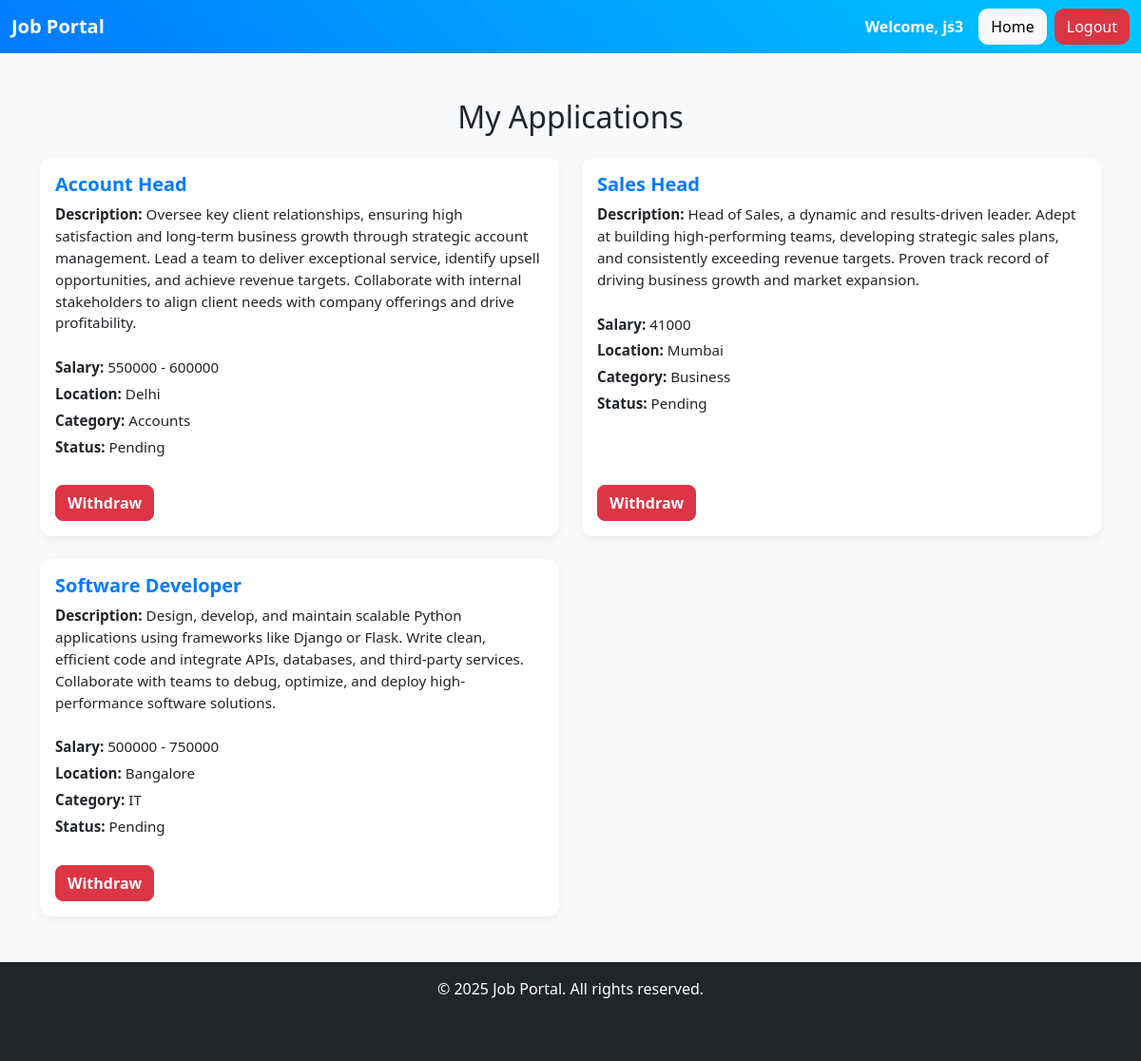
The app's page /my_applications (signed in) with its own data.
### database/models.py (models this page shows)
class Application(db.Model):
    id = db.Column(db.Integer, primary_key=True)
    job_id = db.Column(db.Integer, db.ForeignKey('job.id', ondelete='CASCADE'), nullable=True)
    user_id = db.Column(db.Integer, db.ForeignKey('user.id', ondelete='CASCADE'), nullable=True)
    name = db.Column(db.String(100), nullable=False)
    contact = db.Column(db.String(100), nullable=False)
    email = db.Column(db.String(100), nullable=False)
    location = db.Column(db.String(100))
    skills = db.Column(db.String(255))
    experience = db.Column(db.String(50))
    status = db.Column(db.String(20), default="Pending")

class Job(db.Model):
    id = db.Column(db.Integer, primary_key=True)
    title = db.Column(db.String(100), nullable=False)
    description = db.Column(db.Text, nullable=False)
    salary = db.Column(db.String(50), nullable=False)
    location = db.Column(db.String(100), nullable=False)
    category = db.Column(db.String(100), nullable=False)
    company = db.Column(db.String(100), nullable=False)
    employer_id = db.Column(db.Integer, db.ForeignKey('user.id', ondelete='CASCADE'), nullable=True)
    applications = db.relationship('Application', backref='job', cascade='all, delete-orphan', lazy=True)

### app.py (the view)
@app.route('/my_applications')
def my_applications():
    if 'user_id' not in session:
        return redirect(url_for('login'))
    user_id = session['user_id']
    applications = Application.query.filter_by(user_id=user_id).all()
    return render_template('my_applications.html', applications=applications)

### app.py (called while the page is built)
@app.context_processor
def inject_year():
    return {'year': datetime.now().year}

### templates/my_applications.html (shortened to what this page needs)
<!DOCTYPE html>
<html lang="en">
<head>
    <link rel="stylesheet" href="https://cdn.jsdelivr.net/npm/bootstrap@5.3.0/dist/css/bootstrap.min.css">
</head>
<body>
<nav class="navbar navbar-expand-lg navbar-light bg-light">
    <div class="container-fluid">
        <a class="navbar-brand" href="#">Job Portal</a>
        <div class="collapse navbar-collapse">
            <ul class="navbar-nav ms-auto d-flex align-items-center">
                <li class="nav-item me-3">
                    <span class="navbar-text">Welcome, {{ session['username'] }}</span>
                </li>
                <li class="nav-item me-2">
                    <a href="{{ url_for('home') }}" class="btn btn-light">Home</a>
                </li>
                <li class="nav-item">
                    <a href="{{ url_for('logout') }}" class="btn btn-danger">Logout</a>
                </li>
            </ul>
        </div>
    </div>
</nav>
    <div class="container mt-5 mb-5">
        <h2 class="text-center mb-4">My Applications</h2>
        {% if applications %}
            <div class="row g-4">
                {% for application in applications %}
                <div class="col-md-6">
                    <div class="card mb-4">
                        <div class="card-body">
                            <h5 class="card-title">{{ application.job.title }}</h5>
                            <p class="mb-4"><strong>Description:</strong> {{ application.job.description }}</p>
                            <p><strong>Salary:</strong> {{ application.job.salary }}</p>
                            <p><strong>Location:</strong> {{ application.job.location }}</p>
                            <p><strong>Category:</strong> {{ application.job.category }}</p>
                            <p><strong>Status:</strong> {{ application.status }}</p>
                            <form action="{{ url_for('withdraw_application', application_id=application.id) }}" method="post">
                                <button type="submit" class="btn btn-danger">Withdraw</button>
                            </form>
                        </div>
                    </div>
                </div>
                {% endfor %}
            </div>
        {% else %}
            <p class="text-center">You haven't applied for any jobs yet.</p>
        {% endif %}
    </div>
    {% include 'footer.html' %}
</body>
</html>

### templates/my_applications.html (style rules this page uses)
html, body { height: 100%; }
body { font-family: 'Segoe UI', Tahoma, sans-serif; background-color: #f8f9fa; display: flex; flex-direction: column; }
.navbar { background: linear-gradient(45deg, #007bff, #00c6ff); }
.navbar-brand, .navbar-text { color: #fff !important; font-weight: bold; }
.navbar .btn { border-radius: 10px; font-weight: 500; }
.card { display: flex; flex-direction: column; height: 100%; border-radius: 12px; border: none; box-shadow: 0 4px 8px rgba(0, 0, 0, 0.05); transition: transform 0.3s, box-shadow 0.3s; }
.card-body { display: flex; flex-direction: column; justify-content: space-between; }
.card-body form { margin-top: auto; }
.card-title { font-size: 1.25rem; font-weight: bold; color: #007bff; }
.card-body p { font-size: 0.95rem; margin-bottom: 5px; }
.card-body .btn { border-radius: 8px; font-weight: 600; }
.card-body p:first-of-type { margin-bottom: 0.6rem; }
.row.g-4 { --bs-gutter-y: 1.5rem; }
.container:last-of-type { margin-bottom: 3rem; }

### records on screen
Application: job "Account Head", job.description "Oversee key client relationships, ensuring high satisfaction and long-term business growth through strategic account management. Lead a team to deliver exceptional service, identify upsell opportunities, and achieve revenue targets. Collaborate with internal stakeholders to align client needs with company offerings and drive profitability.", job.salary "550000 - 600000", job.location "Delhi", job.category "Accounts", status "Pending"
Application: job "Sales Head", job.description "Head of Sales, a dynamic and results-driven leader. Adept at building high-performing teams, developing strategic sales plans, and consistently exceeding revenue targets. Proven track record of driving business growth and market expansion.", job.salary "41000", job.location "Mumbai", job.category "Business", status "Pending"
Application: job "Software Developer", job.description "Design, develop, and maintain scalable Python applications using frameworks like Django or Flask. Write clean, efficient code and integrate APIs, databases, and third-party services. Collaborate with teams to debug, optimize, and deploy high-performance software solutions.", job.salary "500000 - 750000", job.location "Bangalore", job.category "IT", status "Pending"

### other values on screen
{{ session['username'] }} "js3"
